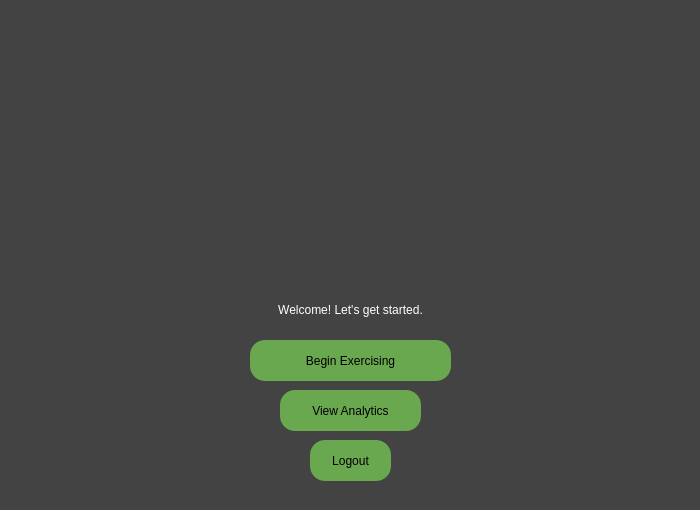
<?xml version="1.0" encoding="UTF-8"?>
<ui version="4.0">
 <class>Form</class>
 <widget class="QWidget" name="Form">
  <property name="geometry">
   <rect>
    <x>0</x>
    <y>0</y>
    <width>700</width>
    <height>510</height>
   </rect>
  </property>
  <property name="windowTitle">
   <string>Form</string>
  </property>
  <property name="styleSheet">
   <string notr="true">background-color: rgb(67, 67, 67);</string>
  </property>
  <widget class="QLabel" name="logo">
   <property name="geometry">
    <rect>
     <x>70</x>
     <y>20</y>
     <width>561</width>
     <height>261</height>
    </rect>
   </property>
   <property name="text">
    <string>&lt;html&gt;&lt;head/&gt;&lt;body&gt;&lt;p&gt;&lt;img src=&quot;:/logo/logo4.PNG&quot;/&gt;&lt;/p&gt;&lt;/body&gt;&lt;/html&gt;</string>
   </property>
  </widget>
  <widget class="QPushButton" name="beginExercisingButton">
   <property name="geometry">
    <rect>
     <x>250</x>
     <y>340</y>
     <width>201</width>
     <height>41</height>
    </rect>
   </property>
   <property name="styleSheet">
    <string notr="true">QPushButton {
	border-radius: 15px;
	background-color: rgb(106, 168, 79);
	font: 75 13pt &quot;Arial&quot;;
}
QPushButton:hover
{
   background-color: rgb(73, 115, 54);
}
</string>
   </property>
   <property name="text">
    <string>Begin Exercising</string>
   </property>
  </widget>
  <widget class="QLabel" name="welcome">
   <property name="geometry">
    <rect>
     <x>190</x>
     <y>290</y>
     <width>321</width>
     <height>41</height>
    </rect>
   </property>
   <property name="styleSheet">
    <string notr="true">font: 75 18pt &quot;Arial&quot;;
color: rgb(255, 255, 255);</string>
   </property>
   <property name="text">
    <string>&lt;html&gt;&lt;head/&gt;&lt;body&gt;&lt;p align=&quot;center&quot;&gt;Welcome! Let's get started.&lt;/p&gt;&lt;/body&gt;&lt;/html&gt;</string>
   </property>
  </widget>
  <widget class="QPushButton" name="logoutButton">
   <property name="geometry">
    <rect>
     <x>310</x>
     <y>440</y>
     <width>81</width>
     <height>41</height>
    </rect>
   </property>
   <property name="styleSheet">
    <string notr="true">QPushButton {
	border-radius: 15px;
	background-color: rgb(106, 168, 79);
	font: 75 13pt &quot;Arial&quot;;
}
QPushButton:hover
{
   background-color: rgb(73, 115, 54);
}
</string>
   </property>
   <property name="text">
    <string>Logout</string>
   </property>
  </widget>
  <widget class="QPushButton" name="analyticsButton">
   <property name="geometry">
    <rect>
     <x>280</x>
     <y>390</y>
     <width>141</width>
     <height>41</height>
    </rect>
   </property>
   <property name="styleSheet">
    <string notr="true">QPushButton {
	border-radius: 15px;
	background-color: rgb(106, 168, 79);
	font: 75 13pt &quot;Arial&quot;;
}
QPushButton:hover
{
   background-color: rgb(73, 115, 54);
}
</string>
   </property>
   <property name="text">
    <string>View Analytics</string>
   </property>
  </widget>
  <widget class="QLabel" name="loading">
   <property name="geometry">
    <rect>
     <x>250</x>
     <y>260</y>
     <width>201</width>
     <height>31</height>
    </rect>
   </property>
   <property name="styleSheet">
    <string notr="true">font: 75 15pt &quot;Arial&quot;;
color: rgb(170, 0, 0)</string>
   </property>
   <property name="text">
    <string>&lt;html&gt;&lt;head/&gt;&lt;body&gt;&lt;p align=&quot;center&quot;&gt;&lt;br/&gt;&lt;/p&gt;&lt;/body&gt;&lt;/html&gt;</string>
   </property>
  </widget>
  <zorder>logo</zorder>
  <zorder>welcome</zorder>
  <zorder>logoutButton</zorder>
  <zorder>analyticsButton</zorder>
  <zorder>beginExercisingButton</zorder>
  <zorder>loading</zorder>
 </widget>
 <resources>
  <include location="logo.qrc"/>
 </resources>
 <connections/>
</ui>
